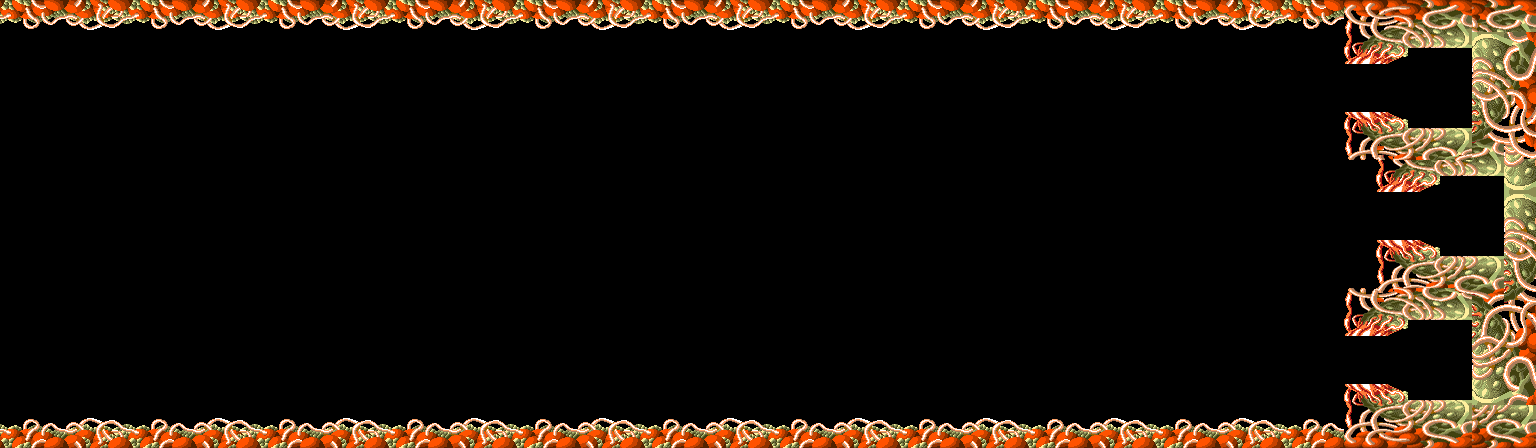

This is a level from a 2D game, rendered from its Tiled map with the project's own tilesets. A one-line summary and the complete map file follow:
An orthogonal 96x28 tile map with 16x16 px tiles, 1 tile layer (Tile Layer 1).

<map version="1.0" orientation="orthogonal" renderorder="right-down" width="96" height="28" tilewidth="16" tileheight="16" nextobjectid="1">
 <tileset firstgid="1" name="level-4" tilewidth="16" tileheight="16" tilecount="336" columns="12">
  <image source="level-4.png" width="192" height="448" />
 </tileset>
 <layer name="Tile Layer 1" width="96" height="28">
  <data encoding="csv">
53,54,55,56,49,50,51,52,53,54,55,56,49,50,51,52,53,54,55,56,49,50,51,52,53,54,55,56,49,50,51,52,53,54,55,56,49,50,51,52,53,54,55,56,49,50,51,52,53,54,55,56,49,50,51,52,53,54,55,56,49,50,51,52,53,54,55,56,49,50,51,52,53,54,55,56,49,50,51,52,53,54,55,56,1,2,3,4,5,6,7,8,9,10,11,12,
65,66,67,68,61,62,63,64,65,66,67,68,61,62,63,64,65,66,67,68,61,62,63,64,65,66,67,68,61,62,63,64,65,66,67,68,61,62,63,64,65,66,67,68,61,62,63,64,65,66,67,68,61,62,63,64,65,66,67,68,61,62,63,64,65,66,67,68,61,62,63,64,65,66,67,68,61,62,63,64,65,66,67,68,13,14,15,16,17,18,19,20,21,22,23,24,
0,0,0,0,0,0,0,0,0,0,0,0,0,0,0,0,0,0,0,0,0,0,0,0,0,0,0,0,0,0,0,0,0,0,0,0,0,0,0,0,0,0,0,0,0,0,0,0,0,0,0,0,0,0,0,0,0,0,0,0,0,0,0,0,0,0,0,0,0,0,0,0,0,0,0,0,0,0,0,0,0,0,0,0,25,26,27,28,29,30,31,32,33,34,35,36,
0,0,0,0,0,0,0,0,0,0,0,0,0,0,0,0,0,0,0,0,0,0,0,0,0,0,0,0,0,0,0,0,0,0,0,0,0,0,0,0,0,0,0,0,0,0,0,0,0,0,0,0,0,0,0,0,0,0,0,0,0,0,0,0,0,0,0,0,0,0,0,0,0,0,0,0,0,0,0,0,0,0,0,0,37,38,39,40,0,0,0,0,45,46,47,48,
0,0,0,0,0,0,0,0,0,0,0,0,0,0,0,0,0,0,0,0,0,0,0,0,0,0,0,0,0,0,0,0,0,0,0,0,0,0,0,0,0,0,0,0,0,0,0,0,0,0,0,0,0,0,0,0,0,0,0,0,0,0,0,0,0,0,0,0,0,0,0,0,0,0,0,0,0,0,0,0,0,0,0,0,0,0,0,0,0,0,0,0,57,58,59,60,
0,0,0,0,0,0,0,0,0,0,0,0,0,0,0,0,0,0,0,0,0,0,0,0,0,0,0,0,0,0,0,0,0,0,0,0,0,0,0,0,0,0,0,0,0,0,0,0,0,0,0,0,0,0,0,0,0,0,0,0,0,0,0,0,0,0,0,0,0,0,0,0,0,0,0,0,0,0,0,0,0,0,0,0,0,0,0,0,0,0,0,0,69,70,71,72,
0,0,0,0,0,0,0,0,0,0,0,0,0,0,0,0,0,0,0,0,0,0,0,0,0,0,0,0,0,0,0,0,0,0,0,0,0,0,0,0,0,0,0,0,0,0,0,0,0,0,0,0,0,0,0,0,0,0,0,0,0,0,0,0,0,0,0,0,0,0,0,0,0,0,0,0,0,0,0,0,0,0,0,0,0,0,0,0,0,0,0,0,81,82,83,84,
0,0,0,0,0,0,0,0,0,0,0,0,0,0,0,0,0,0,0,0,0,0,0,0,0,0,0,0,0,0,0,0,0,0,0,0,0,0,0,0,0,0,0,0,0,0,0,0,0,0,0,0,0,0,0,0,0,0,0,0,0,0,0,0,0,0,0,0,0,0,0,0,0,0,0,0,0,0,0,0,0,0,0,0,85,86,87,88,0,0,0,0,93,94,95,96,
0,0,0,0,0,0,0,0,0,0,0,0,0,0,0,0,0,0,0,0,0,0,0,0,0,0,0,0,0,0,0,0,0,0,0,0,0,0,0,0,0,0,0,0,0,0,0,0,0,0,0,0,0,0,0,0,0,0,0,0,0,0,0,0,0,0,0,0,0,0,0,0,0,0,0,0,0,0,0,0,0,0,0,0,97,98,99,100,101,102,103,104,105,106,107,108,
0,0,0,0,0,0,0,0,0,0,0,0,0,0,0,0,0,0,0,0,0,0,0,0,0,0,0,0,0,0,0,0,0,0,0,0,0,0,0,0,0,0,0,0,0,0,0,0,0,0,0,0,0,0,0,0,0,0,0,0,0,0,0,0,0,0,0,0,0,0,0,0,0,0,0,0,0,0,0,0,0,0,0,0,109,110,111,112,113,114,115,116,117,118,119,120,
0,0,0,0,0,0,0,0,0,0,0,0,0,0,0,0,0,0,0,0,0,0,0,0,0,0,0,0,0,0,0,0,0,0,0,0,0,0,0,0,0,0,0,0,0,0,0,0,0,0,0,0,0,0,0,0,0,0,0,0,0,0,0,0,0,0,0,0,0,0,0,0,0,0,0,0,0,0,0,0,0,0,0,0,0,0,123,124,125,126,127,128,129,130,131,132,
0,0,0,0,0,0,0,0,0,0,0,0,0,0,0,0,0,0,0,0,0,0,0,0,0,0,0,0,0,0,0,0,0,0,0,0,0,0,0,0,0,0,0,0,0,0,0,0,0,0,0,0,0,0,0,0,0,0,0,0,0,0,0,0,0,0,0,0,0,0,0,0,0,0,0,0,0,0,0,0,0,0,0,0,0,0,135,136,137,138,0,0,0,0,143,144,
0,0,0,0,0,0,0,0,0,0,0,0,0,0,0,0,0,0,0,0,0,0,0,0,0,0,0,0,0,0,0,0,0,0,0,0,0,0,0,0,0,0,0,0,0,0,0,0,0,0,0,0,0,0,0,0,0,0,0,0,0,0,0,0,0,0,0,0,0,0,0,0,0,0,0,0,0,0,0,0,0,0,0,0,0,0,0,0,0,0,0,0,0,0,155,156,
0,0,0,0,0,0,0,0,0,0,0,0,0,0,0,0,0,0,0,0,0,0,0,0,0,0,0,0,0,0,0,0,0,0,0,0,0,0,0,0,0,0,0,0,0,0,0,0,0,0,0,0,0,0,0,0,0,0,0,0,0,0,0,0,0,0,0,0,0,0,0,0,0,0,0,0,0,0,0,0,0,0,0,0,0,0,0,0,0,0,0,0,0,0,167,168,
0,0,0,0,0,0,0,0,0,0,0,0,0,0,0,0,0,0,0,0,0,0,0,0,0,0,0,0,0,0,0,0,0,0,0,0,0,0,0,0,0,0,0,0,0,0,0,0,0,0,0,0,0,0,0,0,0,0,0,0,0,0,0,0,0,0,0,0,0,0,0,0,0,0,0,0,0,0,0,0,0,0,0,0,0,0,0,0,0,0,0,0,0,0,179,180,
0,0,0,0,0,0,0,0,0,0,0,0,0,0,0,0,0,0,0,0,0,0,0,0,0,0,0,0,0,0,0,0,0,0,0,0,0,0,0,0,0,0,0,0,0,0,0,0,0,0,0,0,0,0,0,0,0,0,0,0,0,0,0,0,0,0,0,0,0,0,0,0,0,0,0,0,0,0,0,0,0,0,0,0,0,0,183,184,185,186,0,0,0,0,191,192,
0,0,0,0,0,0,0,0,0,0,0,0,0,0,0,0,0,0,0,0,0,0,0,0,0,0,0,0,0,0,0,0,0,0,0,0,0,0,0,0,0,0,0,0,0,0,0,0,0,0,0,0,0,0,0,0,0,0,0,0,0,0,0,0,0,0,0,0,0,0,0,0,0,0,0,0,0,0,0,0,0,0,0,0,0,0,195,196,197,198,199,200,201,202,203,204,
0,0,0,0,0,0,0,0,0,0,0,0,0,0,0,0,0,0,0,0,0,0,0,0,0,0,0,0,0,0,0,0,0,0,0,0,0,0,0,0,0,0,0,0,0,0,0,0,0,0,0,0,0,0,0,0,0,0,0,0,0,0,0,0,0,0,0,0,0,0,0,0,0,0,0,0,0,0,0,0,0,0,0,0,0,0,207,208,209,210,211,212,213,214,215,216,
0,0,0,0,0,0,0,0,0,0,0,0,0,0,0,0,0,0,0,0,0,0,0,0,0,0,0,0,0,0,0,0,0,0,0,0,0,0,0,0,0,0,0,0,0,0,0,0,0,0,0,0,0,0,0,0,0,0,0,0,0,0,0,0,0,0,0,0,0,0,0,0,0,0,0,0,0,0,0,0,0,0,0,0,217,218,219,220,221,222,223,224,225,226,227,228,
0,0,0,0,0,0,0,0,0,0,0,0,0,0,0,0,0,0,0,0,0,0,0,0,0,0,0,0,0,0,0,0,0,0,0,0,0,0,0,0,0,0,0,0,0,0,0,0,0,0,0,0,0,0,0,0,0,0,0,0,0,0,0,0,0,0,0,0,0,0,0,0,0,0,0,0,0,0,0,0,0,0,0,0,229,230,231,232,233,234,235,236,237,238,239,240,
0,0,0,0,0,0,0,0,0,0,0,0,0,0,0,0,0,0,0,0,0,0,0,0,0,0,0,0,0,0,0,0,0,0,0,0,0,0,0,0,0,0,0,0,0,0,0,0,0,0,0,0,0,0,0,0,0,0,0,0,0,0,0,0,0,0,0,0,0,0,0,0,0,0,0,0,0,0,0,0,0,0,0,0,241,242,243,244,0,0,0,0,249,250,251,252,
0,0,0,0,0,0,0,0,0,0,0,0,0,0,0,0,0,0,0,0,0,0,0,0,0,0,0,0,0,0,0,0,0,0,0,0,0,0,0,0,0,0,0,0,0,0,0,0,0,0,0,0,0,0,0,0,0,0,0,0,0,0,0,0,0,0,0,0,0,0,0,0,0,0,0,0,0,0,0,0,0,0,0,0,0,0,0,0,0,0,0,0,261,262,263,264,
0,0,0,0,0,0,0,0,0,0,0,0,0,0,0,0,0,0,0,0,0,0,0,0,0,0,0,0,0,0,0,0,0,0,0,0,0,0,0,0,0,0,0,0,0,0,0,0,0,0,0,0,0,0,0,0,0,0,0,0,0,0,0,0,0,0,0,0,0,0,0,0,0,0,0,0,0,0,0,0,0,0,0,0,0,0,0,0,0,0,0,0,273,274,275,276,
0,0,0,0,0,0,0,0,0,0,0,0,0,0,0,0,0,0,0,0,0,0,0,0,0,0,0,0,0,0,0,0,0,0,0,0,0,0,0,0,0,0,0,0,0,0,0,0,0,0,0,0,0,0,0,0,0,0,0,0,0,0,0,0,0,0,0,0,0,0,0,0,0,0,0,0,0,0,0,0,0,0,0,0,0,0,0,0,0,0,0,0,285,286,287,288,
0,0,0,0,0,0,0,0,0,0,0,0,0,0,0,0,0,0,0,0,0,0,0,0,0,0,0,0,0,0,0,0,0,0,0,0,0,0,0,0,0,0,0,0,0,0,0,0,0,0,0,0,0,0,0,0,0,0,0,0,0,0,0,0,0,0,0,0,0,0,0,0,0,0,0,0,0,0,0,0,0,0,0,0,289,290,291,292,0,0,0,0,297,298,299,300,
0,0,0,0,0,0,0,0,0,0,0,0,0,0,0,0,0,0,0,0,0,0,0,0,0,0,0,0,0,0,0,0,0,0,0,0,0,0,0,0,0,0,0,0,0,0,0,0,0,0,0,0,0,0,0,0,0,0,0,0,0,0,0,0,0,0,0,0,0,0,0,0,0,0,0,0,0,0,0,0,0,0,0,0,301,302,303,304,305,306,307,308,309,310,311,312,
161,162,163,164,157,158,159,160,161,162,163,164,157,158,159,160,161,162,163,164,157,158,159,160,161,162,163,164,157,158,159,160,161,162,163,164,157,158,159,160,161,162,163,164,157,158,159,160,161,162,163,164,157,158,159,160,161,162,163,164,157,158,159,160,161,162,163,164,157,158,159,160,161,162,163,164,157,158,159,160,161,162,163,164,313,314,315,316,317,318,319,320,321,322,323,324,
173,174,175,176,169,170,171,172,173,174,175,176,169,170,171,172,173,174,175,176,169,170,171,172,173,174,175,176,169,170,171,172,173,174,175,176,169,170,171,172,173,174,175,176,169,170,171,172,173,174,175,176,169,170,171,172,173,174,175,176,169,170,171,172,173,174,175,176,169,170,171,172,173,174,175,176,169,170,171,172,173,174,175,176,325,326,327,328,329,330,331,332,333,334,335,336
</data>
 </layer>
</map>
